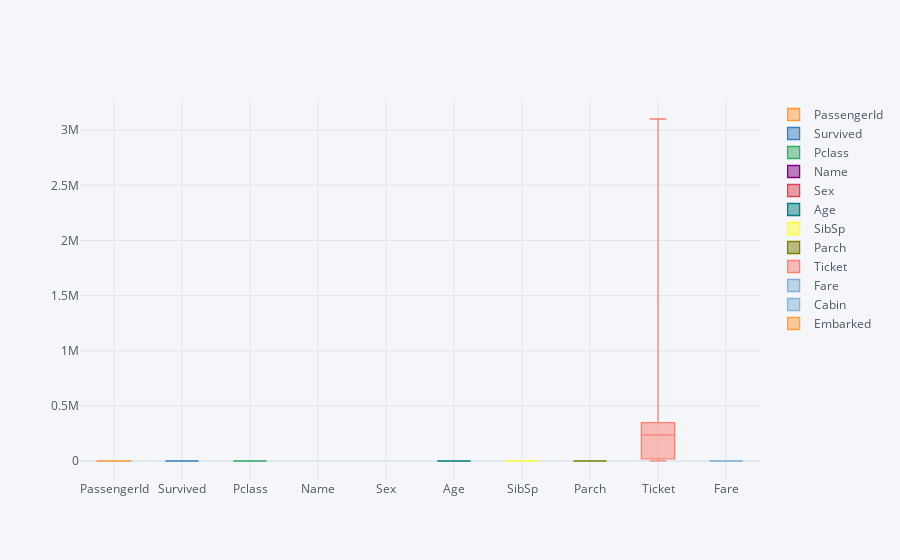

The cell this chart's notebook holds for it:
### Code cell
train.iplot(kind='box',x='Pclass',y='Age')

### Figure 1 — Plotly figure (JSON) as saved in the notebook; plotly's stock layout.template omitted (floating-point values rounded to 4 significant figures; data arrays with more than 128 entries replaced by an {"elided": "..."} marker saying what was removed)
{"data": [{"boxpoints": false, "line": {"width": 1.3}, "marker": {"color": "rgba(255, 153, 51, 1.0)"}, "name": "PassengerId", "orientation": "v", "type": "box", "y": {"elided": "891 int values"}}, {"boxpoints": false, "line": {"width": 1.3}, "marker": {"color": "rgba(55, 128, 191, 1.0)"}, "name": "Survived", "orientation": "v", "type": "box", "y": {"elided": "891 int values"}}, {"boxpoints": false, "line": {"width": 1.3}, "marker": {"color": "rgba(50, 171, 96, 1.0)"}, "name": "Pclass", "orientation": "v", "type": "box", "y": {"elided": "891 int values"}}, {"boxpoints": false, "line": {"width": 1.3}, "marker": {"color": "rgba(128, 0, 128, 1.0)"}, "name": "Name", "orientation": "v", "type": "box", "y": {"elided": "891 str values"}}, {"boxpoints": false, "line": {"width": 1.3}, "marker": {"color": "rgba(219, 64, 82, 1.0)"}, "name": "Sex", "orientation": "v", "type": "box", "y": {"elided": "891 str values"}}, {"boxpoints": false, "line": {"width": 1.3}, "marker": {"color": "rgba(0, 128, 128, 1.0)"}, "name": "Age", "orientation": "v", "type": "box", "y": {"elided": "891 float values"}}, {"boxpoints": false, "line": {"width": 1.3}, "marker": {"color": "rgba(255, 255, 51, 1.0)"}, "name": "SibSp", "orientation": "v", "type": "box", "y": {"elided": "891 int values"}}, {"boxpoints": false, "line": {"width": 1.3}, "marker": {"color": "rgba(128, 128, 0, 1.0)"}, "name": "Parch", "orientation": "v", "type": "box", "y": {"elided": "891 int values"}}, {"boxpoints": false, "line": {"width": 1.3}, "marker": {"color": "rgba(251, 128, 114, 1.0)"}, "name": "Ticket", "orientation": "v", "type": "box", "y": {"elided": "891 str values"}}, {"boxpoints": false, "line": {"width": 1.3}, "marker": {"color": "rgba(128, 177, 211, 1.0)"}, "name": "Fare", "orientation": "v", "type": "box", "y": {"elided": "891 float values"}}, {"boxpoints": false, "line": {"width": 1.3}, "marker": {"color": "rgba(128, 177, 211, 0.8999999999999999)"}, "name": "Cabin", "orientation": "v", "type": "box", "y": {"elided": "891 str values"}}, {"boxpoints": false, "line": {"width": 1.3}, "marker": {"color": "rgba(255, 153, 51, 0.8999999999999999)"}, "name": "Embarked", "orientation": "v", "type": "box", "y": {"elided": "891 str values"}}], "layout": {"legend": {"bgcolor": "#F5F6F9", "font": {"color": "#4D5663"}}, "paper_bgcolor": "#F5F6F9", "plot_bgcolor": "#F5F6F9", "title": {"font": {"color": "#4D5663"}}, "xaxis": {"gridcolor": "#E1E5ED", "showgrid": true, "tickfont": {"color": "#4D5663"}, "title": {"font": {"color": "#4D5663"}, "text": ""}, "zerolinecolor": "#E1E5ED"}, "yaxis": {"gridcolor": "#E1E5ED", "showgrid": true, "tickfont": {"color": "#4D5663"}, "title": {"font": {"color": "#4D5663"}, "text": ""}, "zerolinecolor": "#E1E5ED"}}}
